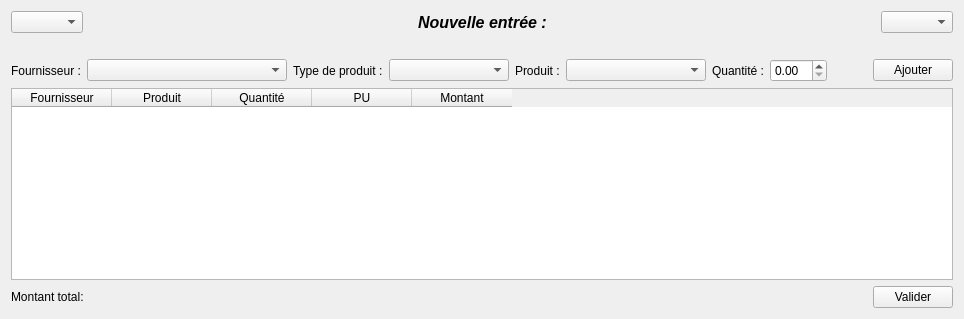
          <widget class="QWidget" name="tab">
           <attribute name="title">
            <string>Entrée de stock</string>
           </attribute>
           <layout class="QGridLayout" name="gridLayout_2">
            <item row="0" column="0">
             <layout class="QHBoxLayout" name="horizontalLayout_4">
              <item>
               <widget class="QComboBox" name="comboBox_Num_Produit_Entree"/>
              </item>
              <item>
               <spacer name="horizontalSpacer_13">
                <property name="orientation">
                 <enum>Qt::Horizontal</enum>
                </property>
                <property name="sizeHint" stdset="0">
                 <size>
                  <width>40</width>
                  <height>20</height>
                 </size>
                </property>
               </spacer>
              </item>
              <item>
               <widget class="QLabel" name="label_test">
                <property name="font">
                 <font>
                  <pointsize>12</pointsize>
                  <weight>75</weight>
                  <italic>true</italic>
                  <bold>true</bold>
                 </font>
                </property>
                <property name="text">
                 <string>Nouvelle entrée :</string>
                </property>
               </widget>
              </item>
              <item>
               <spacer name="horizontalSpacer_14">
                <property name="orientation">
                 <enum>Qt::Horizontal</enum>
                </property>
                <property name="sizeHint" stdset="0">
                 <size>
                  <width>40</width>
                  <height>20</height>
                 </size>
                </property>
               </spacer>
              </item>
              <item>
               <widget class="QComboBox" name="comboBox_Num_Fourni_Entree"/>
              </item>
             </layout>
            </item>
            <item row="1" column="0">
             <spacer name="verticalSpacer_3">
              <property name="orientation">
               <enum>Qt::Vertical</enum>
              </property>
              <property name="sizeType">
               <enum>QSizePolicy::Fixed</enum>
              </property>
              <property name="sizeHint" stdset="0">
               <size>
                <width>20</width>
                <height>20</height>
               </size>
              </property>
             </spacer>
            </item>
            <item row="3" column="0">
             <layout class="QVBoxLayout" name="verticalLayout_3">
              <item>
               <layout class="QVBoxLayout" name="verticalLayout_2">
                <item>
                 <layout class="QHBoxLayout" name="horizontalLayout_8">
                  <item>
                   <layout class="QHBoxLayout" name="horizontalLayout_7">
                    <item>
                     <layout class="QHBoxLayout" name="horizontalLayout_5">
                      <item>
                       <widget class="QLabel" name="label_6">
                        <property name="text">
                         <string>Fournisseur :</string>
                        </property>
                       </widget>
                      </item>
                      <item>
                       <widget class="QComboBox" name="comboBox_Fourni_Commande">
                        <property name="minimumSize">
                         <size>
                          <width>200</width>
                          <height>0</height>
                         </size>
                        </property>
                        <property name="maxVisibleItems">
                         <number>15</number>
                        </property>
                       </widget>
                      </item>
                     </layout>
                    </item>
                    <item>
                     <layout class="QHBoxLayout" name="horizontalLayout_6">
                      <item>
                       <widget class="QLabel" name="label_13">
                        <property name="text">
                         <string>Type de produit :</string>
                        </property>
                       </widget>
                      </item>
                      <item>
                       <widget class="QComboBox" name="comboBox_Entree_Type">
                        <property name="minimumSize">
                         <size>
                          <width>120</width>
                          <height>0</height>
                         </size>
                        </property>
                       </widget>
                      </item>
                      <item>
                       <widget class="QLabel" name="label_7">
                        <property name="text">
                         <string>Produit :</string>
                        </property>
                       </widget>
                      </item>
                      <item>
                       <widget class="QComboBox" name="comboBox_Produit_Commande">
                        <property name="minimumSize">
                         <size>
                          <width>140</width>
                          <height>0</height>
                         </size>
                        </property>
                       </widget>
                      </item>
                     </layout>
                    </item>
                   </layout>
                  </item>
                  <item>
                   <widget class="QLabel" name="label_9">
                    <property name="text">
                     <string>Quantité :</string>
                    </property>
                   </widget>
                  </item>
                  <item>
                   <widget class="QDoubleSpinBox" name="doubleSpinBox_Quantit_Commande"/>
                  </item>
                  <item>
                   <spacer name="horizontalSpacer_15">
                    <property name="orientation">
                     <enum>Qt::Horizontal</enum>
                    </property>
                    <property name="sizeHint" stdset="0">
                     <size>
                      <width>40</width>
                      <height>20</height>
                     </size>
                    </property>
                   </spacer>
                  </item>
                  <item>
                   <widget class="QPushButton" name="pushButton_AjouterProduit">
                    <property name="text">
                     <string>Ajouter</string>
                    </property>
                   </widget>
                  </item>
                 </layout>
                </item>
                <item>
                 <widget class="QTableWidget" name="tableWidget">
                  <property name="alternatingRowColors">
                   <bool>true</bool>
                  </property>
                  <attribute name="horizontalHeaderCascadingSectionResizes">
                   <bool>false</bool>
                  </attribute>
                  <attribute name="horizontalHeaderShowSortIndicator" stdset="0">
                   <bool>false</bool>
                  </attribute>
                  <attribute name="horizontalHeaderStretchLastSection">
                   <bool>false</bool>
                  </attribute>
                  <column>
                   <property name="text">
                    <string>Fournisseur</string>
                   </property>
                  </column>
                  <column>
                   <property name="text">
                    <string>Produit</string>
                   </property>
                  </column>
                  <column>
                   <property name="text">
                    <string>Quantité</string>
                   </property>
                  </column>
                  <column>
                   <property name="text">
                    <string>PU</string>
                   </property>
                  </column>
                  <column>
                   <property name="text">
                    <string>Montant</string>
                   </property>
                  </column>
                 </widget>
                </item>
               </layout>
              </item>
              <item>
               <layout class="QHBoxLayout" name="horizontalLayout_10">
                <item>
                 <layout class="QHBoxLayout" name="horizontalLayout_9">
                  <item>
                   <widget class="QLabel" name="label_8">
                    <property name="text">
                     <string>Montant total:</string>
                    </property>
                   </widget>
                  </item>
                  <item>
                   <widget class="QLabel" name="label_Montant">
                    <property name="text">
                     <string/>
                    </property>
                   </widget>
                  </item>
                 </layout>
                </item>
                <item>
                 <spacer name="horizontalSpacer_16">
                  <property name="orientation">
                   <enum>Qt::Horizontal</enum>
                  </property>
                  <property name="sizeHint" stdset="0">
                   <size>
                    <width>40</width>
                    <height>20</height>
                   </size>
                  </property>
                 </spacer>
                </item>
                <item>
                 <widget class="QPushButton" name="pushButton_ValiderCommande">
                  <property name="text">
                   <string>Valider</string>
                  </property>
                 </widget>
                </item>
               </layout>
              </item>
             </layout>
            </item>
           </layout>
          </widget>
